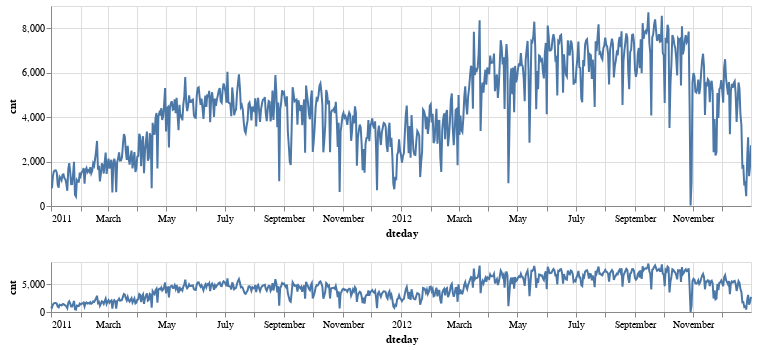

The cell this chart's notebook holds for it:
### Code cell
detail & overview

### Figure 1 — Vega-Lite specification as saved in the notebook (floating-point values rounded to 4 significant figures; data arrays with more than 128 entries replaced by an {"elided": "..."} marker saying what was removed)
{"config": {"view": {"continuousWidth": 400, "continuousHeight": 300}}, "vconcat": [{"mark": "line", "encoding": {"x": {"type": "temporal", "field": "dteday", "scale": {"domain": {"selection": "selector001"}}}, "y": {"type": "quantitative", "field": "cnt"}}, "height": 200, "width": 700}, {"mark": "line", "encoding": {"x": {"type": "temporal", "field": "dteday"}, "y": {"type": "quantitative", "field": "cnt"}}, "height": 50, "selection": {"selector001": {"type": "interval", "encodings": ["x"]}}, "width": 700}], "data": {"name": "data-482b3e6eab06b11740996944fffeacfc"}, "$schema": "https://vega.github.io/schema/vega-lite/v4.8.1.json", "datasets": {"data-482b3e6eab06b11740996944fffeacfc": {"elided": "731 records"}}}
